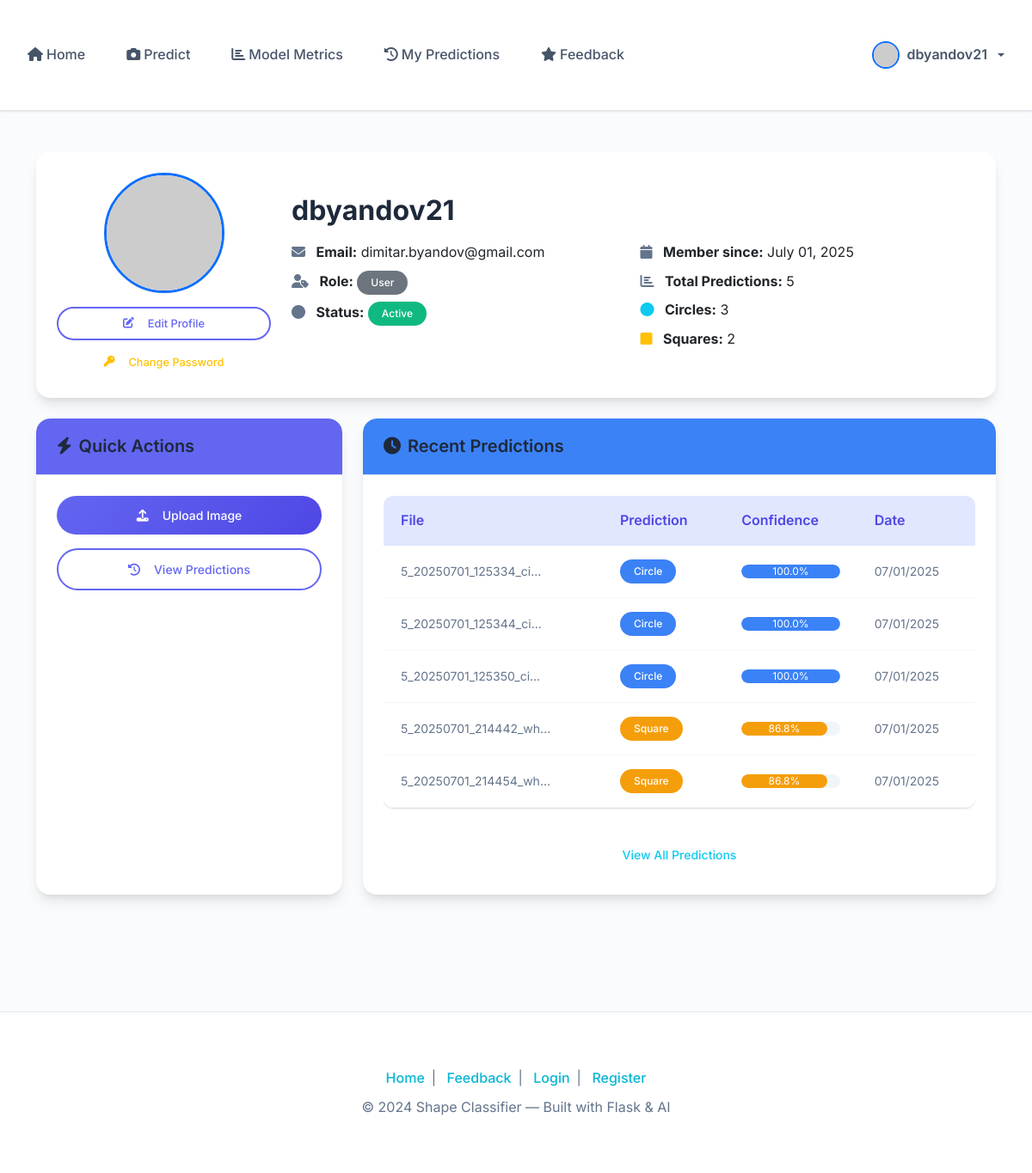
Before: /profile (signed in) with the older database file.
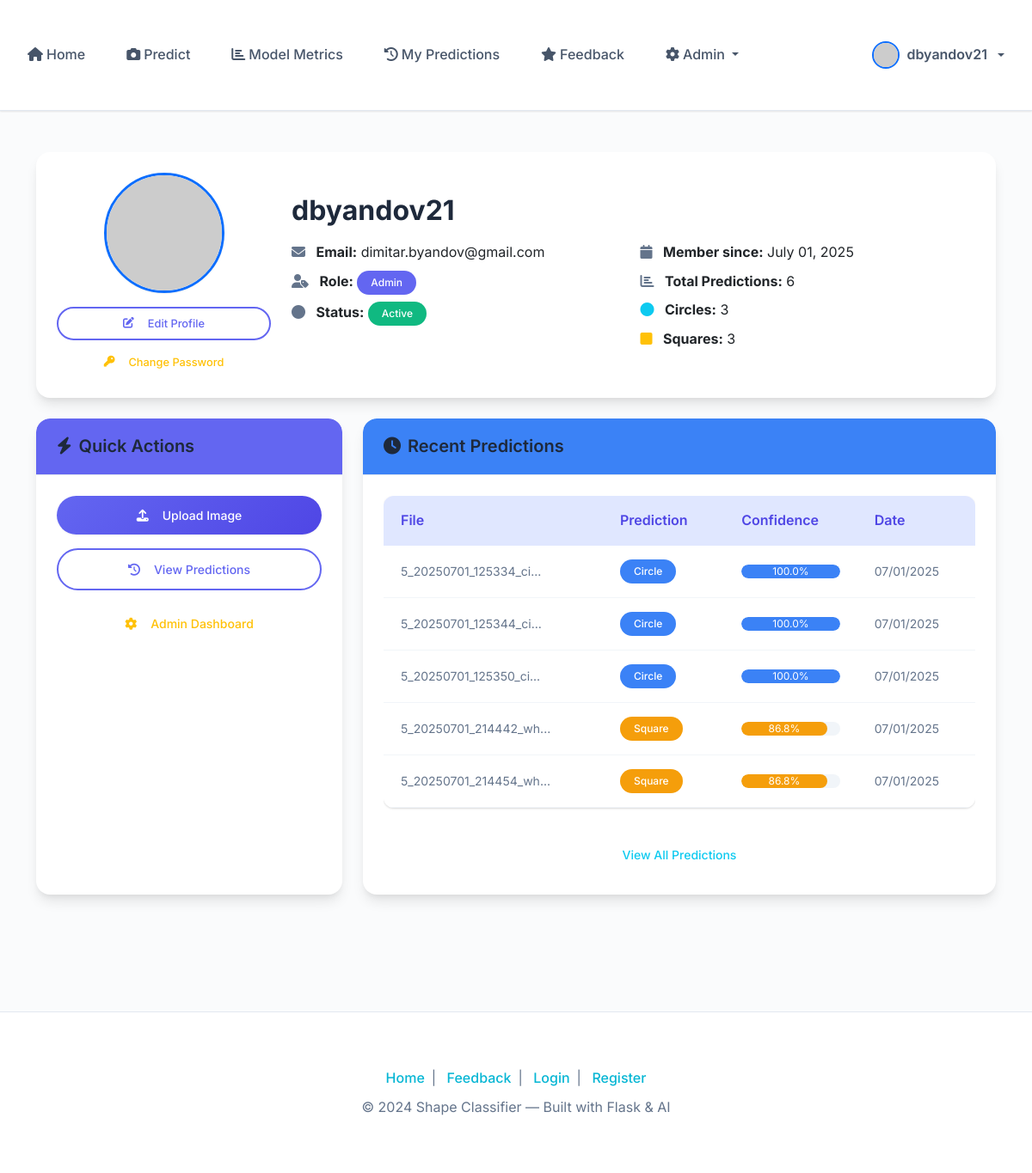
After: the same page with the newer database file.
### app/models/user.py (models this page shows, shortened)
class User(UserMixin, db.Model):
    id = db.Column(db.Integer, primary_key=True)
    username = db.Column(db.String(80), unique=True, nullable=False)
    email = db.Column(db.String(120), unique=True, nullable=False)
    password_hash = db.Column(db.String(128))
    profile_picture = db.Column(db.String(255), nullable=True)  # Store filename of profile picture
    role = db.Column(db.String(20), default='user')  # 'user' or 'admin'
    active = db.Column(db.Boolean, default=True)  # For deactivation
    created_at = db.Column(db.DateTime, default=datetime.utcnow)
    predictions = db.relationship('Prediction', backref='user', lazy=True)
    def is_admin(self):
        return self.role == 'admin'
    def get_prediction_count(self):
        return len(self.predictions)
    def get_circle_predictions(self):
        return len([p for p in self.predictions if p.prediction == 'Circle'])
    def get_square_predictions(self):
        return len([p for p in self.predictions if p.prediction == 'Square'])
    def get_profile_picture_url(self):
        if self.profile_picture:
            return f'/static/uploads/{self.profile_picture}'
        return f'https://ui-avatars.com/api/?name={self.username}&background=random&color=fff&size=200'

### app/models/prediction.py (models this page shows, shortened)
class Prediction(db.Model):
    id = db.Column(db.Integer, primary_key=True)
    user_id = db.Column(db.Integer, db.ForeignKey('user.id'), nullable=False)
    filename = db.Column(db.String(255), nullable=False)
    prediction = db.Column(db.String(20), nullable=False)  # 'Circle' or 'Square'
    confidence = db.Column(db.Float, nullable=True)
    created_at = db.Column(db.DateTime, default=datetime.utcnow)

### app/routes/main.py (the view)
@main.route('/profile')
@login_required
def profile():
    return render_template('main/profile.html')

### app/templates/main/profile.html (shortened to what this page needs)
{% extends 'base.html' %}
{% block content %}
<div class="container py-5">
    <div class="row">
        <div class="col-12 mb-4">
            <div class="card shadow-lg border-0 rounded-4">
                <div class="card-body p-4">
                    <div class="row align-items-center">
                        <div class="col-md-3 text-center">
                            <img src="{{ current_user.get_profile_picture_url() }}"
                                 alt="Profile Picture"
                                 class="rounded-circle border border-3 border-primary shadow-sm mb-3"
                                 style="width: 140px; height: 140px; object-fit: cover;">
                            <div class="d-grid gap-2">
                                <a href="{{ url_for('main.profile_settings') }}" class="btn btn-outline-primary btn-sm rounded-pill">
                                    <i class="fas fa-edit me-2"></i>Edit Profile
                                </a>
                                <a href="{{ url_for('main.change_password') }}" class="btn btn-outline-warning btn-sm rounded-pill">
                                    <i class="fas fa-key me-2"></i>Change Password
                                </a>
                            </div>
                        </div>
                        <div class="col-md-9">
                            <h2 class="mb-3 fw-bold">{{ current_user.username }}</h2>
                            <div class="row g-3">
                                <div class="col-md-6">
                                    <p class="mb-2">
                                        <i class="fas fa-envelope me-2 text-muted"></i>
                                        <strong>Email:</strong> {{ current_user.email }}
                                    </p>
                                    <p class="mb-2">
                                        <i class="fas fa-user-tag me-2 text-muted"></i>
                                        <strong>Role:</strong>
                                        <span class="badge bg-{% if current_user.is_admin() %}primary{% else %}secondary{% endif %} rounded-pill px-3 py-2">
                                            {{ current_user.role.title() }}
                                        </span>
                                    </p>
                                    <p class="mb-2">
                                        <i class="fas fa-circle me-2 text-muted"></i>
                                        <strong>Status:</strong>
                                        <span class="badge bg-{% if current_user.active %}success{% else %}danger{% endif %} rounded-pill px-3 py-2">
                                            {{ 'Active' if current_user.active else 'Inactive' }}
                                        </span>
                                    </p>
                                </div>
                                <div class="col-md-6">
                                    <p class="mb-2">
                                        <i class="fas fa-calendar me-2 text-muted"></i>
                                        <strong>Member since:</strong> {{ current_user.created_at.strftime('%B %d, %Y') }}
                                    </p>
                                    <p class="mb-2">
                                        <i class="fas fa-chart-bar me-2 text-muted"></i>
                                        <strong>Total Predictions:</strong> {{ current_user.get_prediction_count() }}
                                    </p>
                                    <p class="mb-2">
                                        <i class="fas fa-circle me-2 text-info"></i>
                                        <strong>Circles:</strong> {{ current_user.get_circle_predictions() }}
                                    </p>
                                    <p class="mb-2">
                                        <i class="fas fa-square me-2 text-warning"></i>
                                        <strong>Squares:</strong> {{ current_user.get_square_predictions() }}
                                    </p>
                                </div>
                            </div>
                        </div>
                    </div>
                </div>
            </div>
        </div>
        <div class="col-md-4 mb-4">
            <div class="card shadow-lg border-0 rounded-4 h-100">
                <div class="card-header bg-primary text-white rounded-top-4">
                    <h5 class="mb-0 fw-semibold">
                        <i class="fas fa-bolt me-2"></i>Quick Actions
                    </h5>
                </div>
                <div class="card-body">
                    <div class="d-grid gap-3">
                        <a href="{{ url_for('main.predict') }}" class="btn btn-primary rounded-pill">
                            <i class="fas fa-upload me-2"></i>Upload Image
                        </a>
                        <a href="{{ url_for('main.my_predictions') }}" class="btn btn-outline-primary rounded-pill">
                            <i class="fas fa-history me-2"></i>View Predictions
                        </a>
                        {% if current_user.is_admin() %}
                        <a href="{{ url_for('admin.dashboard') }}" class="btn btn-outline-warning rounded-pill">
                            <i class="fas fa-cog me-2"></i>Admin Dashboard
                        </a>
                        {% endif %}
                    </div>
                </div>
            </div>
        </div>
        <div class="col-md-8 mb-4">
            <div class="card shadow-lg border-0 rounded-4 h-100">
                <div class="card-header bg-info text-white rounded-top-4">
                    <h5 class="mb-0 fw-semibold">
                        <i class="fas fa-clock me-2"></i>Recent Predictions
                    </h5>
                </div>
                <div class="card-body">
                    {% if current_user.predictions %}
                        <div class="table-responsive">
                            <table class="table table-hover align-middle">
                                <thead>
                                    <tr>
                                        <th>File</th>
                                        <th>Prediction</th>
                                        <th>Confidence</th>
                                        <th>Date</th>
                                    </tr>
                                </thead>
                                <tbody>
                                    {% for prediction in current_user.predictions[:5] %}
                                    <tr>
                                        <td>
                                            <small class="text-muted">{{ prediction.filename[:20] }}{% if prediction.filename|length > 20 %}...{% endif %}</small>
                                        </td>
                                        <td>
                                            <span class="badge bg-{% if prediction.prediction == 'Circle' %}info{% else %}warning{% endif %} rounded-pill px-3 py-2">
                                                {{ prediction.prediction }}
                                            </span>
                                        </td>
                                        <td>
                                            <div class="progress rounded-pill" style="height: 16px;">
                                                <div class="progress-bar bg-{% if prediction.prediction == 'Circle' %}info{% else %}warning{% endif %} rounded-pill"
                                                     style="width: {{ prediction.confidence * 100 }}%">
                                                    {{ "%.1f"|format(prediction.confidence * 100) }}%
                                                </div>
                                            </div>
                                        </td>
                                        <td>
                                            <small class="text-muted">{{ prediction.created_at.strftime('%m/%d/%Y') }}</small>
                                        </td>
                                    </tr>
                                    {% endfor %}
                                </tbody>
                            </table>
                        </div>
                        <div class="text-center mt-3">
                            <a href="{{ url_for('main.my_predictions') }}" class="btn btn-outline-info rounded-pill">
                                View All Predictions
                            </a>
                        </div>
                    {% endif %}
                </div>
            </div>
        </div>
    </div>
</div>
{% endblock %}

### app/templates/base.html (shortened to what this page needs)
<!DOCTYPE html>
<html lang="en">
<head>
    <link href="https://cdn.jsdelivr.net/npm/bootstrap@5.3.2/dist/css/bootstrap.min.css" rel="stylesheet">
    <link rel="stylesheet" href="https://cdnjs.cloudflare.com/ajax/libs/font-awesome/6.4.0/css/all.min.css">
    <link rel="stylesheet" href="{{ url_for('static', filename='css/custom.css') }}">
</head>
<body>
    <div class="sticky-top bg-white shadow-sm">
        {% include 'components/navbar.html' %}
    </div>
    <main>
        {% block content %}{% endblock %}
    </main>
    <footer class="footer">
        <div class="container">
            <div class="mb-2">
                <a href="{{ url_for('main.index') }}">Home</a>|
                <a href="{{ url_for('main.feedback') }}">Feedback</a>|
                <a href="{{ url_for('auth.login') }}">Login</a>|
                <a href="{{ url_for('auth.register') }}">Register</a>
            </div>
            <div>
                &copy; {{ 2024 }} Shape Classifier &mdash; Built with Flask &amp; AI
            </div>
        </div>
    </footer>
</body>
</html>

### app/templates/components/navbar.html (shortened to what this page needs)
<nav class="navbar navbar-expand-lg bg-white shadow-sm py-2 sticky-top">
  <div class="container-fluid">
    <div class="collapse navbar-collapse" id="navbarNavDropdown">
      <ul class="navbar-nav me-auto mb-2 mb-lg-0 align-items-lg-center gap-lg-2">
        <li class="nav-item">
          <a class="nav-link{% if request.endpoint == 'main.index' %} active{% endif %}" href="{{ url_for('main.index') }}">
            <i class="fas fa-home me-1"></i>Home
          </a>
        </li>
        {% if current_user.is_authenticated %}
        <li class="nav-item">
          <a class="nav-link" href="{{ url_for('main.predict') }}">
            <i class="fas fa-camera me-1"></i>Predict
          </a>
        </li>
        <li class="nav-item">
          <a class="nav-link" href="{{ url_for('main.model_evaluation') }}">
            <i class="fas fa-chart-bar me-1"></i>Model Metrics
          </a>
        </li>
        <li class="nav-item">
          <a class="nav-link{% if request.endpoint == 'main.my_predictions' %} active{% endif %}" href="{{ url_for('main.my_predictions') }}">
            <i class="fas fa-history me-1"></i>My Predictions
          </a>
        </li>
        <li class="nav-item">
          <a class="nav-link{% if request.endpoint == 'main.feedback' %} active{% endif %}" href="{{ url_for('main.feedback') }}">
            <i class="fas fa-star me-1"></i>Feedback
          </a>
        </li>
        {% if current_user.is_admin() %}
        <li class="nav-item dropdown">
          <a class="nav-link dropdown-toggle" href="#" id="adminDropdown" role="button" data-bs-toggle="dropdown" aria-expanded="false">
            <i class="fas fa-cog me-1"></i>Admin
          </a>
        </li>
        {% endif %}
        {% endif %}
      </ul>
      <ul class="navbar-nav mb-2 mb-lg-0 align-items-lg-center gap-lg-2">
        {% if current_user.is_authenticated %}
        <li class="nav-item dropdown">
          <a class="nav-link dropdown-toggle d-flex align-items-center gap-2" href="#" id="userDropdown" role="button" data-bs-toggle="dropdown" aria-expanded="false">
            <img src="{{ current_user.get_profile_picture_url() }}"
                 alt="Profile"
                 class="rounded-circle border border-2 border-primary shadow-sm" style="width: 32px; height: 32px; object-fit: cover;">
            <span class="fw-semibold">{{ current_user.username }}</span>
          </a>
        </li>
        {% endif %}
      </ul>
    </div>
  </div>
</nav>

Changed rows visible on the page:
changed User "dbyandov21": role "User" → "Admin"
computed for Prediction "5_20250701_125334_ci": get_square_predictions "2" → "3"
Other visible differences:
{{ current_user.get_prediction_count() }}: "5" → "6"
text now shown: "Admin Admin Dashboard"
